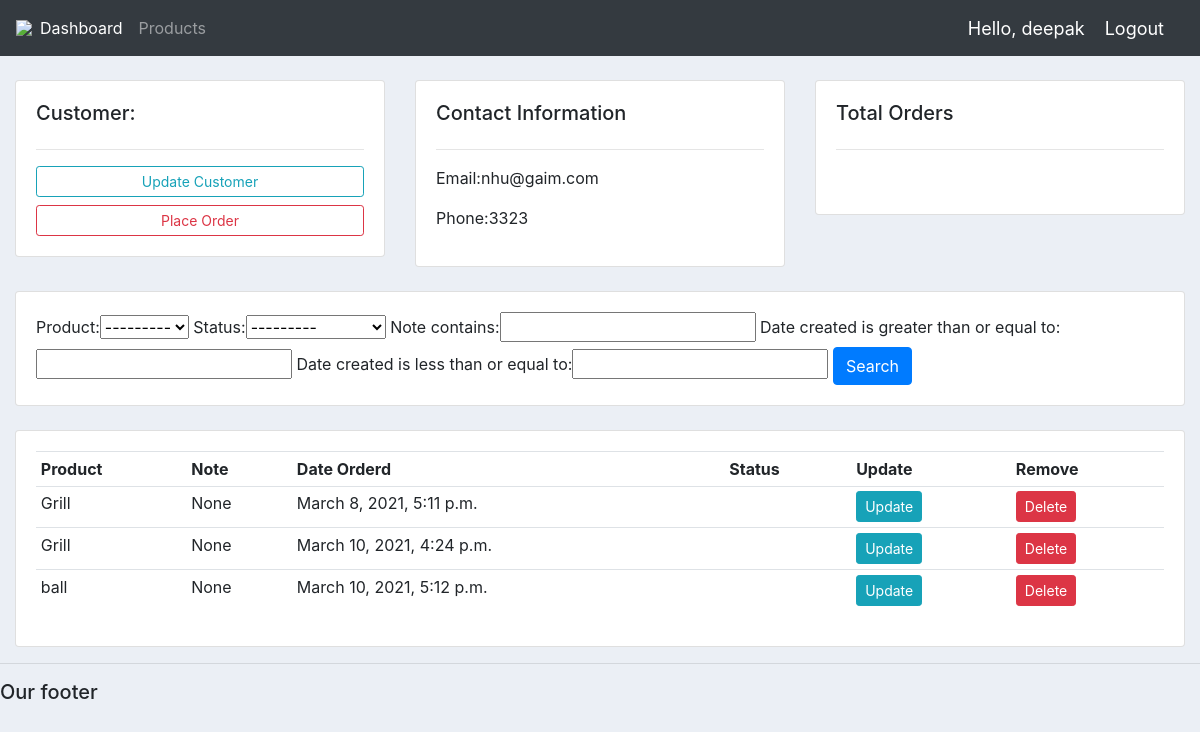
The page /customer/2/ (signed in) on the database its author committed.
### accounts/models.py (models this page shows, shortened)
class Customer(models.Model):
	name = models.CharField(max_length=200, null=True)
	phone = models.CharField(max_length=200, null=True)
	email = models.CharField(max_length=200, null=True)
	date_created = models.DateTimeField(auto_now_add=True, null=True)

class Order(models.Model):
	STATUS = (
			('Pending', 'Pending'),
			('Out for delivery', 'Out for delivery'),
			('Delivered', 'Delivered'),
			)
	customer = models.ForeignKey(Customer, null=True, on_delete= models.SET_NULL)
	product = models.ForeignKey(Product, null=True, on_delete= models.SET_NULL)
	date_created = models.DateTimeField(auto_now_add=True, null=True)
	status = models.CharField(max_length=200, null=True, choices=STATUS)
	note = models.CharField(max_length=1000, null=True)

class Product(models.Model):
	CATEGORY = (
			('Indoor', 'Indoor'),
			('Out Door', 'Out Door'),
			)
	name = models.CharField(max_length=200, null=True)
	price = models.FloatField(null=True)
	category = models.CharField(max_length=200, null=True, choices=CATEGORY)
	description = models.CharField(max_length=200, null=True, blank=True)
	date_created = models.DateTimeField(auto_now_add=True, null=True)
	tags = models.ManyToManyField(Tag)
	def __str__(self):
		return self.name

### accounts/decorators.py (the view)
		def wrapper_func(request, *args, **kwargs):
			group = None
			if request.user.groups.exists():
				group = request.user.groups.all()[0].name
			if group in allowed_roles:
				return view_func(request, *args, **kwargs)
			else:
				return HttpResponse('You are not authorized to view this page')

### accounts/views.py (called while the page is built)
@login_required(login_url='login')
@allowed_users(allowed_roles=['admin'])
def customer(request, pk_test):
	customer = Customer.objects.get(id=pk_test)
	orders = customer.order_set.all()
	order_count = orders.count()
	myFilter = OrderFilter(request.GET, queryset=orders)
	orders = myFilter.qs
	context = {'customer':customer, 'orders':orders, 'order_count':order_count,
	'myFilter':myFilter}
	return render(request, 'accounts/customer.html',context)

### accounts/templates/accounts/customer.html
{%  extends 'accounts/main.html' %}
{% block content %}
	<br>
<div class="row">
	<div class="col-md">
		<div class="card card-body">
			<h5>Customer:</h5>
			<hr>
			<a class="btn btn-outline-info  btn-sm btn-block" href="">Update Customer</a>
			<a class="btn btn-outline-danger  btn-sm btn-block" href="{% url 'create_order' customer.id %}">Place Order</a>
		</div>
	</div>
	<div class="col-md">
		<div class="card card-body">
			<h5>Contact Information</h5>
			<hr>
			<p>Email:{{customer.email}} </p>
			<p>Phone:{{customer.phone}} </p>
		</div>
	</div>
	<div class="col-md">
		<div class="card card-body">
			<h5>Total Orders</h5>
			<hr>
			<h1 style="text-align: center;padding: 10px">{{orders_count}}</h1>
		</div>
	</div>
</div>
<br>
<div class="row">
	<div class="col">
		<div class="card card-body">
			<form method="get">
				{{myFilter.form}}
		    <button class="btn btn-primary" type="submit">Search</button>
		  </form>
		</div>
	</div>
</div>
<br>
<div class="row">
	<div class="col-md">
		<div class="card card-body">
			<table class="table table-sm">
				<tr>
					<th>Product</th>
					<th>Note</th>
					<th>Date Orderd</th>
					<th>Status</th>
					<th>Update</th>
					<th>Remove</th>
				</tr>
				{% for order in orders %}
				<tr>
					<td>{{order.product}}</td>
					<td>{{order.note}}</td>
					<td>{{order.date_created}}</td>
					<td>{{order.statue}}</td>
					<td><a class="btn btn-sm btn-info" href="{% url 'update_order' order.id %}">Update</a></td>
					<td><a class="btn btn-sm btn-danger" href="{% url 'delete_order' order.id %}">Delete</a></td>
				</tr>
				{% endfor %}
			</table>
		</div>
	</div>
</div>
{% endblock %}

### accounts/templates/accounts/navbar.html (shortened to what this page needs)
{% load static %}
<nav class="navbar navbar-expand-lg navbar-dark bg-dark">
 <img src="{% static 'images/logo.png' %}">
  <div class="collapse navbar-collapse" id="navbarNav">
    <ul class="navbar-nav">
      {% if request.user.is_staff %}
      <li class="nav-item active">
        <a class="nav-link" href="{% url 'home' %}">Dashboard</a>
      </li>
      <li class="nav-item">
        <a class="nav-link" href="{% url 'products' %}">Products</a>
      </li>
      {% endif %}
    </ul>
  </div>
  <span class="hello-msg">Hello, {{request.user}}</span>
  <span ><a  class="hello-msg" href="{% url 'logout' %}">Logout</a></span>
</nav>

### static/css/main.css (style rules this page uses)
body { background-color: #ebeff5; }

### accounts/templates/accounts/navbar.html (style rules this page uses)
.hello-msg { font-size: 18px; color: #fff; margin-right: 20px; }

### rows shown on the page
Customer: email "nhu@gaim.com", phone "3323"
Order: product "Grill", note "None", date_created "March 8, 2021, 5:11 p.m."
Order: product "Grill", note "None", date_created "March 10, 2021, 4:24 p.m."
Order: product "ball", note "None", date_created "March 10, 2021, 5:12 p.m."

### other values the page prints
{{ request.user }} "deepak"
